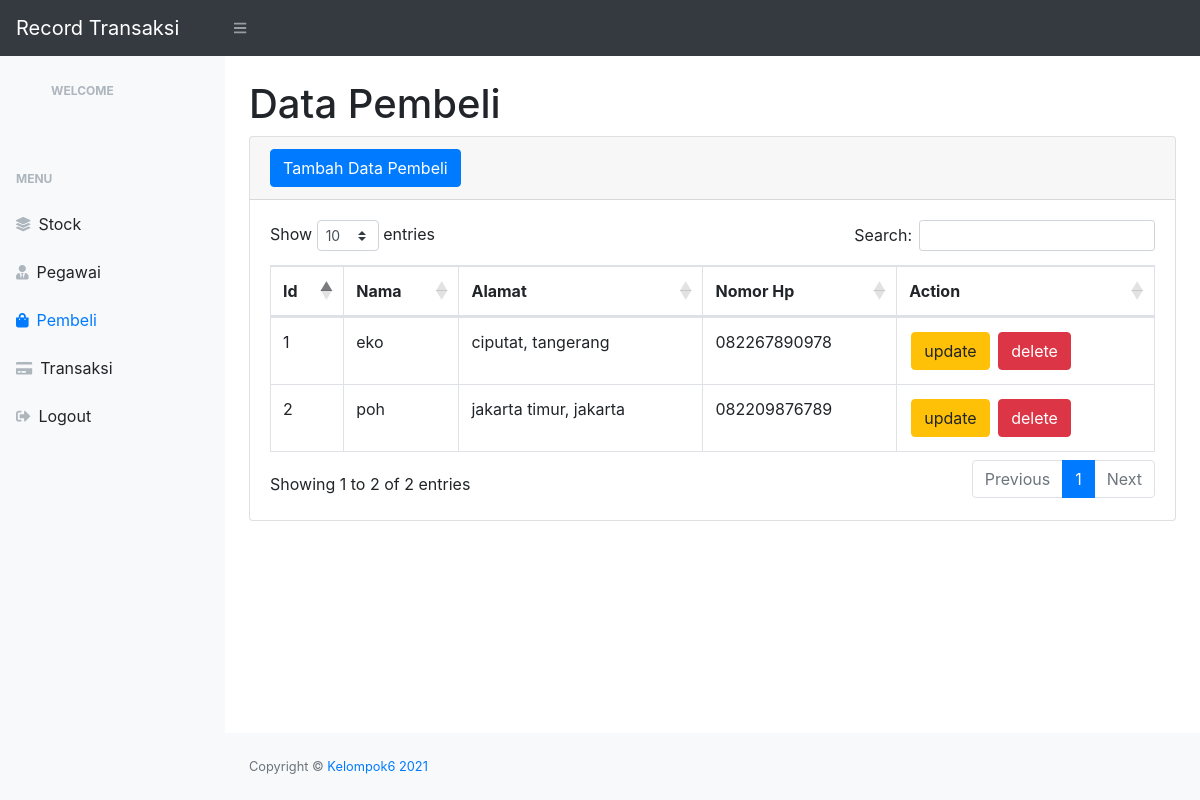
/pembeli.php (signed in), run on the app's committed database.
### tables this page shows
CREATE TABLE `pembeli` (
  `id_pembeli` int(11) NOT NULL,
  `nama` varchar(25) DEFAULT NULL,
  `alamat` varchar(50) DEFAULT NULL,
  `no_hp` varchar(13) DEFAULT NULL
);

### pembeli.php (the view, shortened to what this page needs)
<?php
require 'function.php';
?>
<!DOCTYPE html>
<html lang="en">
<head>
    <link href="css/styles.css" rel="stylesheet" />
    <link href="https://cdn.datatables.net/1.10.20/css/dataTables.bootstrap4.min.css" rel="stylesheet" />
</head>
<body class="sb-nav-fixed">
    <nav class="sb-topnav navbar navbar-expand navbar-dark bg-dark">
        <a class="navbar-brand" href="index.php">Record Transaksi</a>
        <button class="btn btn-link btn-sm order-1 order-lg-0" id="sidebarToggle" href="#"><i class="fas fa-bars"></i></button>
    </nav>
    <div id="layoutSidenav">
        <div id="layoutSidenav_nav">
            <nav class="sb-sidenav accordion sb-sidenav-light" id="sidenavAccordion">
                <div class="sb-sidenav-menu">
                    <div class="nav">
                        <?php
                        $nama = mysqli_query($conn, "select * from login");
                        while ($list = mysqli_fetch_array($nama)) {
                            $name = $list['nama'];
                        ?>
                            <div>
                                <h3 class="sb-sidenav-menu-heading" style="margin-left: 35px;">Welcome <?= $name; ?></h3>
                            </div>
                        <?php
                        }
                        ?>
                        <div class="sb-sidenav-menu-heading">Menu</div>
                        <a class="nav-link" href="index.php">
                            <div class="sb-nav-link-icon"><i class="fas fa-layer-group"></i></div>
                            Stock
                        </a>
                        <a class="nav-link" href="pegawai.php">
                            <div class="sb-nav-link-icon"><i class="fas fa-user-tie"></i></div>
                            Pegawai
                        </a>
                        <a class="nav-link" href="pembeli.php">
                            <div class="sb-nav-link-icon"><i class="fas fa-shopping-bag"></i></div>
                            Pembeli
                        </a>
                        <a class="nav-link" href="transaksi.php">
                            <div class="sb-nav-link-icon"><i class="fas fa-credit-card"></i></div>
                            Transaksi
                        </a>
                        <a class="nav-link" href="logout.php">
                            <div class="sb-nav-link-icon"><i class="fas fa-sign-out-alt"></i></div>
                            Logout
                        </a>
                    </div>
                </div>
            </nav>
        </div>
        <div id="layoutSidenav_content">
            <main>
                <div class="container-fluid">
                    <h1 class="mt-4">Data Pembeli</h1>
                    <div class="card mb-4">
                        <div class="card-header">
                            <button type="button" class="btn btn-primary" data-toggle="modal" data-target="#pembelimodal">
                                Tambah Data Pembeli
                            </button>
                        </div>
                        <div class="card-body">
                            <div class="table-responsive">
                                <table class="table table-bordered" id="dataTable" width="100%" cellspacing="0">
                                    <thead>
                                        <tr>
                                            <th>Id</th>
                                            <th>Nama</th>
                                            <th>Alamat</th>
                                            <th>Nomor Hp</th>
                                            <th>Action</th>
                                        </tr>
                                    </thead>
                                    <tbody>
                                        <?php
                                        $viewpembeli = mysqli_query($conn, "SELECT * FROM `pembeli`");
                                        while ($data = mysqli_fetch_array($viewpembeli)) {
                                            $id_pembeli = $data['id_pembeli'];
                                            $nama = $data['nama'];
                                            $alamat = $data['alamat'];
                                            $no_hp = $data['no_hp'];
                                        ?>
                                            <tr>
                                                <td><?= $id_pembeli; ?></td>
                                                <td><?= $nama; ?></td>
                                                <td><?= $alamat; ?></td>
                                                <td><?= $no_hp; ?></td>
                                                <td>
                                                    <button style="margin: 2px;" type="button" class="btn btn-warning" data-toggle="modal" data-target="#updatepembeli<?= $id_pembeli; ?>">update</button>
                                                    <button style="margin: 2px;" type="button" class="btn btn-danger" data-toggle="modal" data-target="#deletepembeli<?= $id_pembeli; ?>">delete</button>
                                                </td>
                                            </tr>
                                        <?php
                                        };
                                        ?>
                                    </tbody>
                                </table>
                            </div>
                        </div>
                    </div>
                </div>
            </main>
            <footer class="py-4 bg-light mt-auto">
                <div class="container-fluid">
                    <div class="d-flex align-items-center justify-content-between small">
                        <div class="text-muted">Copyright &copy; <a href="https://acbagusid.anandanesia.com/about.html" style="text-decoration:none;">Kelompok6 2021</a></div>
                    </div>
                </div>
            </footer>
        </div>
    </div>
</body>
</html>

### data on the page
pembeli: id_pembeli "1", nama "eko", alamat "ciputat, tangerang", no_hp "082267890978"
pembeli: id_pembeli "2", nama "poh", alamat "jakarta timur, jakarta", no_hp "082209876789"
